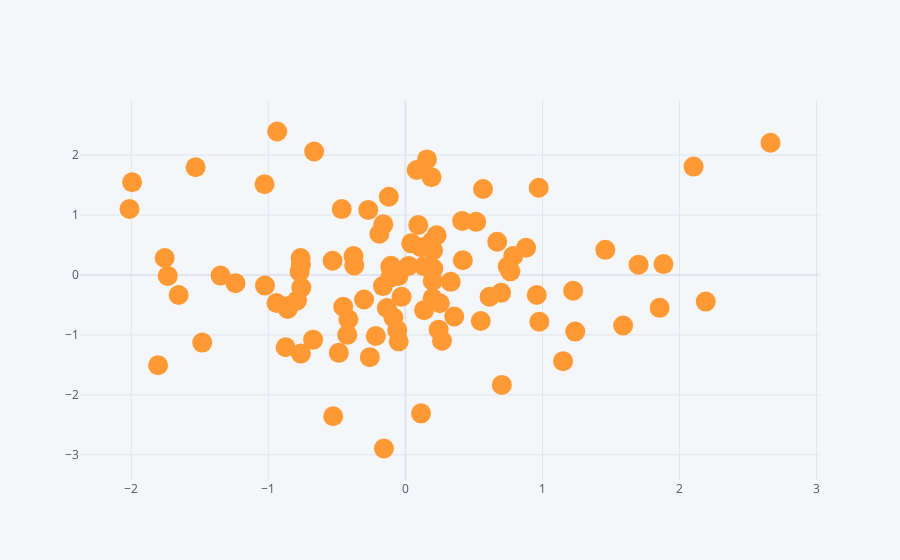

The code cell stored with this chart in its notebook:
### Markdown cell above
## Scatter

### Code cell
#Scatter plots
#You have to specify mode='markers' so all the point are seperate and not connected with lines
#To see bigger points you can specify size. (ie, size=20)
df.iplot(kind='scatter',x='A',y='B',mode='markers',size=20)
